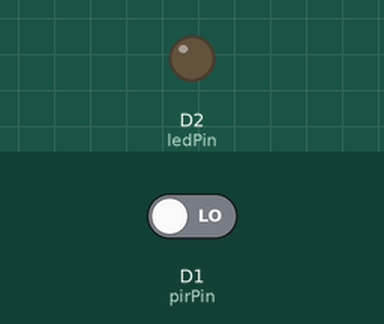
This sketch was run on a simulated ESP8266 (NodeMCU). Parts: output pins drawn as LEDs (lit = HIGH). The inputs (shaded band) are chosen by the test bench; at power-on: D1 (pirPin) LOW.

Above: at 1.2 s.
1.3 s: D1 (pirPin) driven HIGH
At 2.5 s:
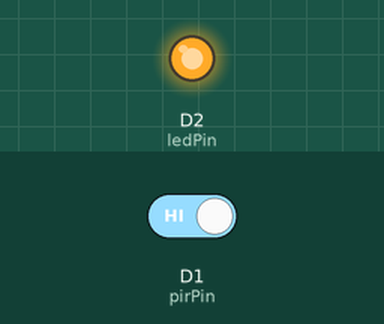
2.8 s: D1 (pirPin) driven LOW
At 3.6 s:
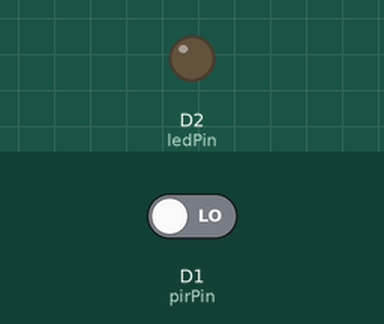
Timing chart, 0 to 5.8 s (numbered marks = the images above; inputs shaded):
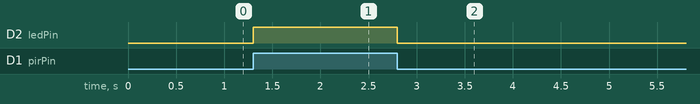

The sketch:

pir.ino
```cpp
#define ledPin D2 // Red LED
#define pirPin D1 // Input for HC-SR501

int pirValue; // variable to store read PIR Value

void setup()
{
  pinMode(ledPin, OUTPUT);
  pinMode(pirPin, INPUT);
  digitalWrite(ledPin, LOW);
}

void loop()
{
  pirValue = digitalRead(pirPin);
  digitalWrite(ledPin, pirValue);
}
```

Measured:
- after the input at 1.3 s, D2 (ledPin): LOW → HIGH at once
- after the input at 2.8 s, D2 (ledPin): HIGH → LOW at once
